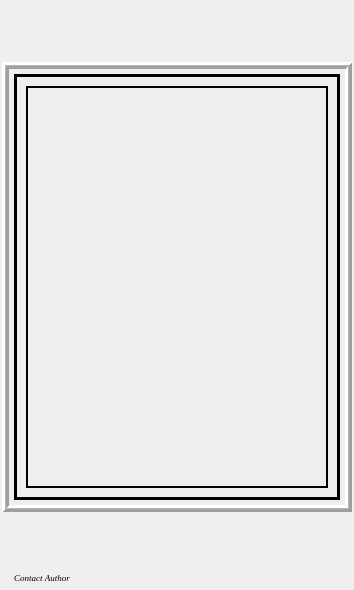
          <widget class="QFrame" name="frame_2">
           <property name="sizePolicy">
            <sizepolicy hsizetype="Preferred" vsizetype="Preferred">
             <horstretch>2</horstretch>
             <verstretch>0</verstretch>
            </sizepolicy>
           </property>
           <property name="frameShape">
            <enum>QFrame::NoFrame</enum>
           </property>
           <property name="frameShadow">
            <enum>QFrame::Plain</enum>
           </property>
           <layout class="QVBoxLayout" name="verticalLayout_10">
            <property name="leftMargin">
             <number>1</number>
            </property>
            <property name="topMargin">
             <number>1</number>
            </property>
            <property name="rightMargin">
             <number>1</number>
            </property>
            <property name="bottomMargin">
             <number>1</number>
            </property>
            <item>
             <widget class="QFrame" name="frame_3">
              <property name="frameShape">
               <enum>QFrame::NoFrame</enum>
              </property>
              <property name="frameShadow">
               <enum>QFrame::Plain</enum>
              </property>
              <layout class="QVBoxLayout" name="verticalLayout">
               <property name="leftMargin">
                <number>1</number>
               </property>
               <property name="topMargin">
                <number>1</number>
               </property>
               <property name="rightMargin">
                <number>1</number>
               </property>
               <property name="bottomMargin">
                <number>1</number>
               </property>
               <item>
                <spacer name="verticalSpacer_2">
                 <property name="orientation">
                  <enum>Qt::Vertical</enum>
                 </property>
                 <property name="sizeType">
                  <enum>QSizePolicy::Fixed</enum>
                 </property>
                 <property name="sizeHint" stdset="0">
                  <size>
                   <width>20</width>
                   <height>60</height>
                  </size>
                 </property>
                </spacer>
               </item>
               <item>
                <widget class="QFrame" name="frame_5">
                 <property name="sizePolicy">
                  <sizepolicy hsizetype="Expanding" vsizetype="Expanding">
                   <horstretch>0</horstretch>
                   <verstretch>0</verstretch>
                  </sizepolicy>
                 </property>
                 <property name="minimumSize">
                  <size>
                   <width>350</width>
                   <height>450</height>
                  </size>
                 </property>
                 <property name="frameShape">
                  <enum>QFrame::Box</enum>
                 </property>
                 <property name="frameShadow">
                  <enum>QFrame::Raised</enum>
                 </property>
                 <property name="lineWidth">
                  <number>3</number>
                 </property>
                 <property name="midLineWidth">
                  <number>1</number>
                 </property>
                 <layout class="QVBoxLayout" name="verticalLayout_2">
                  <property name="leftMargin">
                   <number>5</number>
                  </property>
                  <property name="topMargin">
                   <number>5</number>
                  </property>
                  <property name="rightMargin">
                   <number>5</number>
                  </property>
                  <property name="bottomMargin">
                   <number>5</number>
                  </property>
                  <item>
                   <widget class="QFrame" name="frame_6">
                    <property name="sizePolicy">
                     <sizepolicy hsizetype="Preferred" vsizetype="Preferred">
                      <horstretch>0</horstretch>
                      <verstretch>0</verstretch>
                     </sizepolicy>
                    </property>
                    <property name="frameShape">
                     <enum>QFrame::Box</enum>
                    </property>
                    <property name="frameShadow">
                     <enum>QFrame::Plain</enum>
                    </property>
                    <property name="lineWidth">
                     <number>3</number>
                    </property>
                    <property name="midLineWidth">
                     <number>1</number>
                    </property>
                    <layout class="QGridLayout" name="gridLayout_2">
                     <item row="0" column="0">
                      <widget class="QLabel" name="imgView">
                       <property name="sizePolicy">
                        <sizepolicy hsizetype="Ignored" vsizetype="Ignored">
                         <horstretch>0</horstretch>
                         <verstretch>0</verstretch>
                        </sizepolicy>
                       </property>
                       <property name="frameShape">
                        <enum>QFrame::Box</enum>
                       </property>
                       <property name="lineWidth">
                        <number>2</number>
                       </property>
                       <property name="text">
                        <string/>
                       </property>
                       <property name="pixmap">
                        <pixmap>../../../Work-Space/pyInstaller-Projects/Sefa_v2/resources/icons/logo_dark.ico</pixmap>
                       </property>
                       <property name="scaledContents">
                        <bool>false</bool>
                       </property>
                      </widget>
                     </item>
                    </layout>
                   </widget>
                  </item>
                 </layout>
                </widget>
               </item>
               <item>
                <spacer name="verticalSpacer">
                 <property name="orientation">
                  <enum>Qt::Vertical</enum>
                 </property>
                 <property name="sizeType">
                  <enum>QSizePolicy::Fixed</enum>
                 </property>
                 <property name="sizeHint" stdset="0">
                  <size>
                   <width>20</width>
                   <height>50</height>
                  </size>
                 </property>
                </spacer>
               </item>
               <item>
                <layout class="QHBoxLayout" name="horizontalLayout_3">
                 <item>
                  <widget class="QPushButton" name="contactBtn">
                   <property name="font">
                    <font>
                     <family>Georgia</family>
                     <pointsize>7</pointsize>
                     <italic>true</italic>
                    </font>
                   </property>
                   <property name="toolTip">
                    <string>&lt;html&gt;&lt;head/&gt;&lt;body&gt;&lt;p&gt;Click to get author's details&lt;/p&gt;&lt;/body&gt;&lt;/html&gt;</string>
                   </property>
                   <property name="text">
                    <string>Contact Author</string>
                   </property>
                   <property name="flat">
                    <bool>true</bool>
                   </property>
                  </widget>
                 </item>
                 <item>
                  <spacer name="horizontalSpacer">
                   <property name="orientation">
                    <enum>Qt::Horizontal</enum>
                   </property>
                   <property name="sizeType">
                    <enum>QSizePolicy::Expanding</enum>
                   </property>
                   <property name="sizeHint" stdset="0">
                    <size>
                     <width>155</width>
                     <height>20</height>
                    </size>
                   </property>
                  </spacer>
                 </item>
                </layout>
               </item>
              </layout>
             </widget>
            </item>
           </layout>
          </widget>
